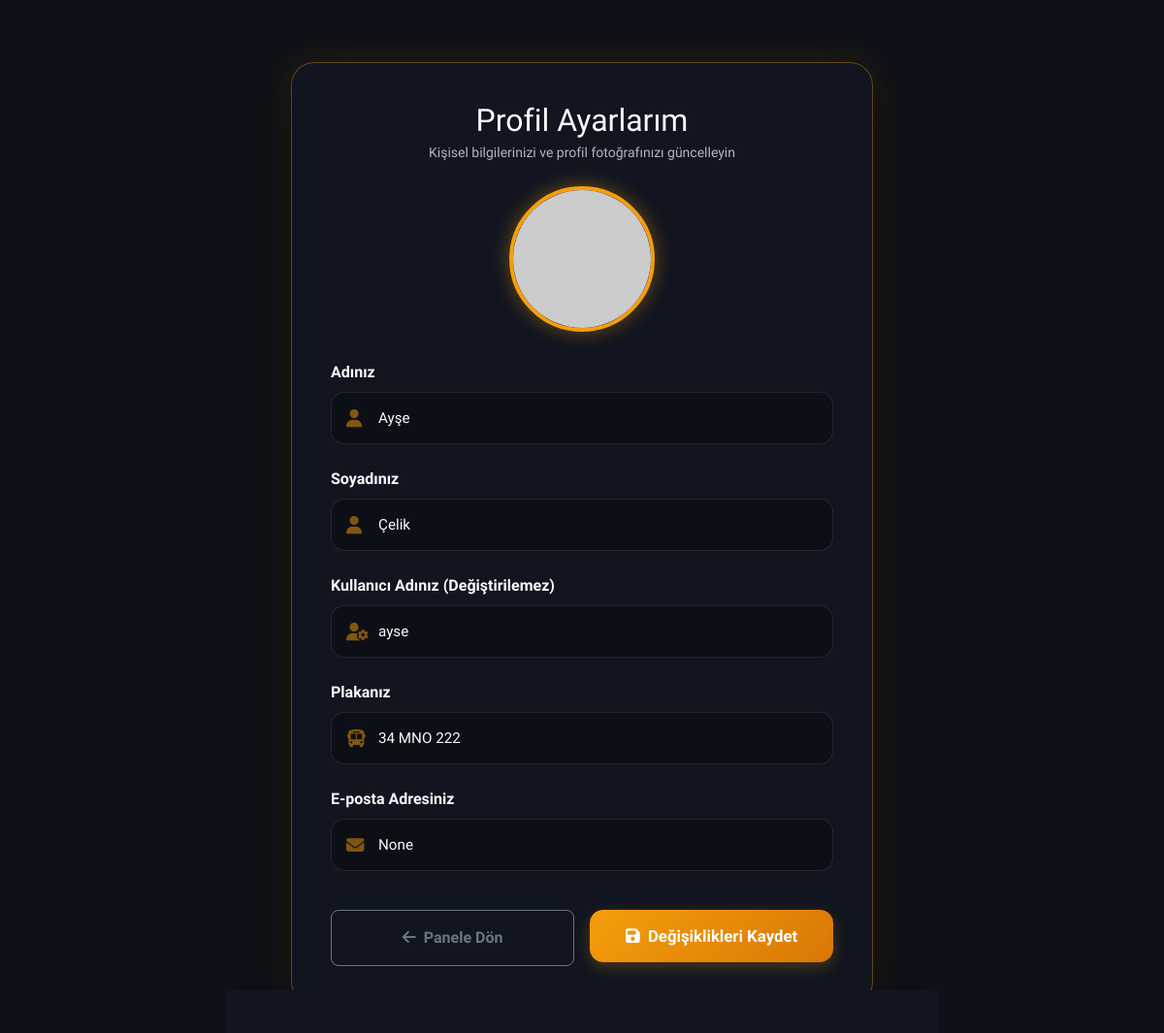
/profil (signed in), run on an earlier commit of the app's database.
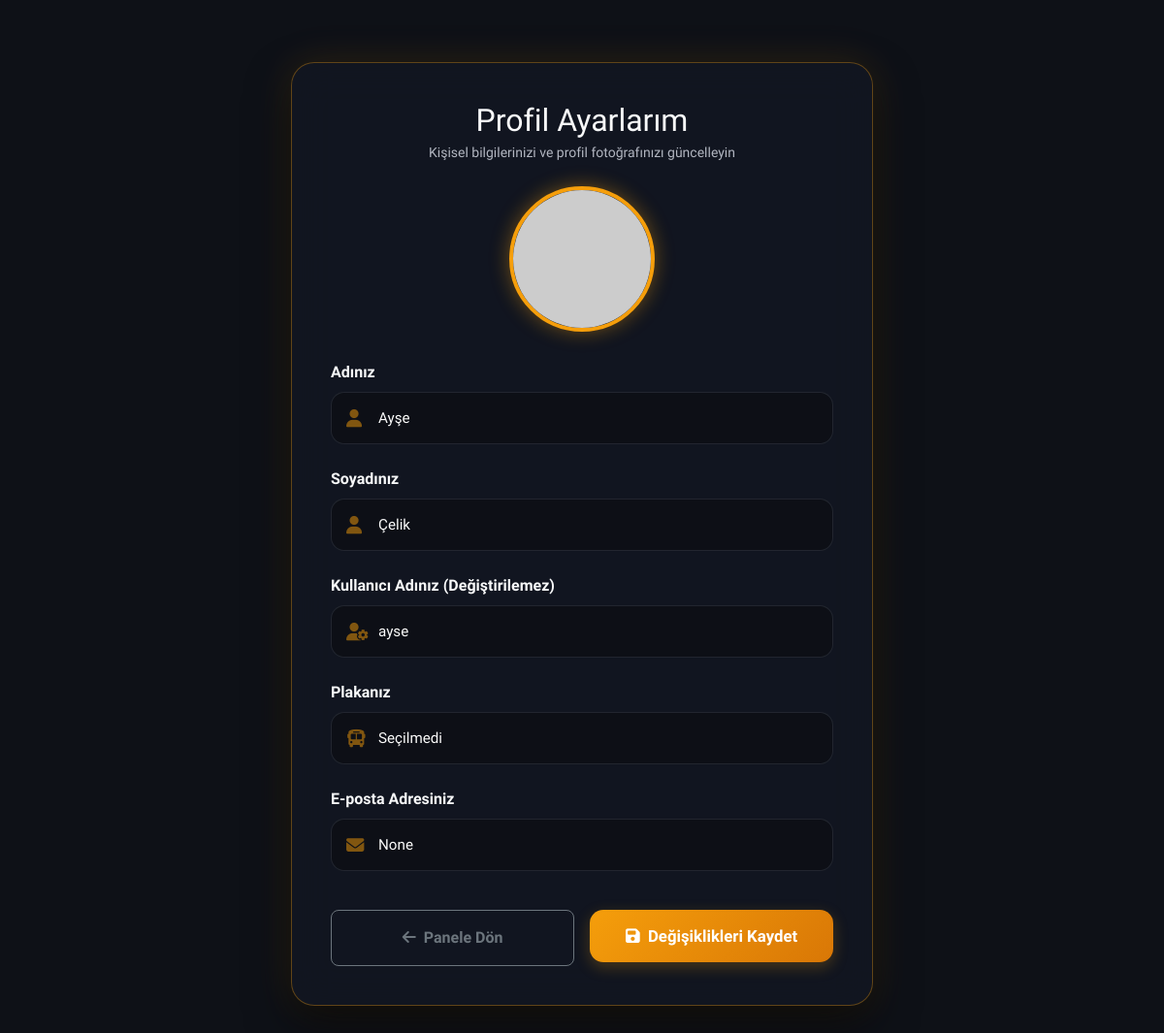
And on a later commit of the database.
### app/models.py (models this page shows, shortened)
class Sofor(UserMixin, db.Model):
    __tablename__ = 'soforler'
    id: Mapped[int] = mapped_column(primary_key=True, autoincrement=True)
    ad: Mapped[str] = mapped_column(String(100), nullable=False)
    soyad: Mapped[str] = mapped_column(String(100), nullable=False)
    kullanici_adi: Mapped[str] = mapped_column(String(100), nullable=False, unique=True)
    email: Mapped[Optional[str]] = mapped_column(String(120), unique=True)
    arac_plaka: Mapped[Optional[str]] = mapped_column(String(50), nullable=True)
    sifre_hash: Mapped[str] = mapped_column(String(255), nullable=False)
    sifre_plain: Mapped[Optional[str]] = mapped_column(String(255))
    reset_token: Mapped[Optional[str]] = mapped_column(String(100))
    reset_token_expiry: Mapped[Optional[str]] = mapped_column(String(50))
    profil_resmi: Mapped[Optional[str]] = mapped_column(String(255), nullable=True)
    alarmlar: Mapped[List["Alarm"]] = relationship(back_populates="sofor")
    ses_loglari: Mapped[List["SesLog"]] = relationship(back_populates="sofor")
    vardiya_kayitlari: Mapped[List["VardiyaSesKaydi"]] = relationship(back_populates="sofor")
    yorumlar: Mapped[List["YolcuYorum"]] = relationship(back_populates="sofor")
    konum: Mapped[Optional["AracKonum"]] = relationship(back_populates="sofor", uselist=False)

### app/main/routes.py (the view, shortened to what this page needs)
@bp.route('/profil', methods=['GET', 'POST'])
def profil():
    is_sofor = current_user.is_authenticated
    is_yolcu = 'yolcu_id' in session
    if not is_sofor and not is_yolcu:
        flash('Profil sayfasını görüntülemek için lütfen giriş yapın.', 'warning')
        return redirect(url_for('auth.login'))
    user_obj = None
    role = ''
    if is_sofor:
        user_obj = db.session.get(Sofor, current_user.id)
        role = 'sofor'
    else:
        user_obj = db.session.get(Yolcu, session['yolcu_id'])
        role = 'yolcu'
    return render_template('profil.html', title='Profilim', user=user_obj, role=role)

### app/models.py (called while the page is built)
@login.user_loader
def load_user(id):
    return db.session.get(Sofor, int(id))

### app/templates/profil.html (shortened to what this page needs)
{% extends "base.html" %}
{% block content %}
<div class="profile-container">
    <div class="text-center mb-4">
        <h2 class="fw-extrabold text-light mb-1">Profil Ayarlarım</h2>
        <p class="text-secondary small">Kişisel bilgilerinizi ve profil fotoğrafınızı güncelleyin</p>
    </div>
    <form action="" method="post" enctype="multipart/form-data">
        <div class="text-center">
            <div class="avatar-wrapper" onclick="document.getElementById('profil_resmi').click();">
                {% if user.profil_resmi %}
                    <img id="avatarPreview" src="{{ url_for('static', filename='uploads/avatars/' + user.profil_resmi) }}" alt="Profil Resmi">
                {% else %}
                    {% set display_name = (user.ad + '+' + user.soyad) if role == 'sofor' else user.ad_soyad %}
                    {% set avatar_color = 'f59e0b' if role == 'sofor' else '10b981' %}
                    <img id="avatarPreview" src="https://ui-avatars.com/api/?name={{ display_name }}&background={{ avatar_color }}&color=fff&size=200&bold=true" alt="Varsayılan Profil Resmi">
                {% endif %}
            </div>
        </div>
        {% if role == 'sofor' %}
            <div class="mb-4">
                <label class="form-label fw-semibold text-light mb-2">Adınız</label>
                <div class="input-icon-group">
                    <i class="fa-solid fa-user"></i>
                    <input type="text" name="ad" class="form-control" required value="{{ user.ad }}">
                </div>
            </div>
            <div class="mb-4">
                <label class="form-label fw-semibold text-light mb-2">Soyadınız</label>
                <div class="input-icon-group">
                    <i class="fa-solid fa-user"></i>
                    <input type="text" name="soyad" class="form-control" required value="{{ user.soyad }}">
                </div>
            </div>
            <div class="mb-4">
                <label class="form-label fw-semibold text-light mb-2">Kullanıcı Adınız (Değiştirilemez)</label>
                <div class="input-icon-group">
                    <i class="fa-solid fa-user-gear"></i>
                    <input type="text" class="form-control text-muted" readonly disabled value="{{ user.kullanici_adi }}">
                </div>
            </div>
            <div class="mb-4">
                <label class="form-label fw-semibold text-light mb-2">Plakanız</label>
                <div class="input-icon-group">
                    <i class="fa-solid fa-bus"></i>
                    <input type="text" class="form-control text-muted" readonly disabled value="{{ user.arac_plaka if user.arac_plaka else 'Seçilmedi' }}">
                </div>
            </div>
        {% endif %}
        <div class="mb-4">
            <label class="form-label fw-semibold text-light mb-2">E-posta Adresiniz</label>
            <div class="input-icon-group">
                <i class="fa-solid fa-envelope"></i>
                <input type="email" class="form-control text-muted" readonly disabled value="{{ user.email }}">
            </div>
        </div>
        <div class="pt-3 d-flex gap-3">
            {% if role == 'sofor' %}
                <a href="{{ url_for('main.index') }}" class="btn btn-outline-secondary w-50 py-3 rounded-3 fw-bold"><i class="fa-solid fa-arrow-left me-1"></i> Panele Dön</a>
            {% else %}
                <a href="{{ url_for('main.yolcu_plaka_sorgula') }}" class="btn btn-outline-secondary w-50 py-3 rounded-3 fw-bold"><i class="fa-solid fa-arrow-left me-1"></i> Panele Dön</a>
            {% endif %}
            <button type="submit" class="btn-premium-submit w-50"><i class="fa-solid fa-floppy-disk me-1"></i> Değişiklikleri Kaydet</button>
        </div>
    </form>
</div>
{% endblock %}

### app/templates/base.html (shortened to what this page needs)
<!DOCTYPE html>
<html lang="tr" data-bs-theme="dark">
<head>
    <link href="https://cdn.jsdelivr.net/npm/bootstrap@5.3.0/dist/css/bootstrap.min.css" rel="stylesheet">
    <link rel="stylesheet" href="https://cdnjs.cloudflare.com/ajax/libs/font-awesome/6.4.0/css/all.min.css">
</head>
<body>
    <div class="container-fluid py-4">
        {% block content %}{% endblock %}
    </div>
</body>
</html>

### app/templates/base.html (style rules this page uses)
body { background-color: #0e1117; color: #fafafa; font-family: 'Plus Jakarta Sans', 'Outfit', 'Segoe UI', Tahoma, Geneva, Verdana, sans-serif; }
.text-secondary { color: #b2b6c1 !important; }
.text-muted { color: #8c91a0 !important; }

What changed in the data, as far as the page shows it:
changed Sofor "Ayşe": arac_plaka "34 MNO 222" → "Seçilmedi"
